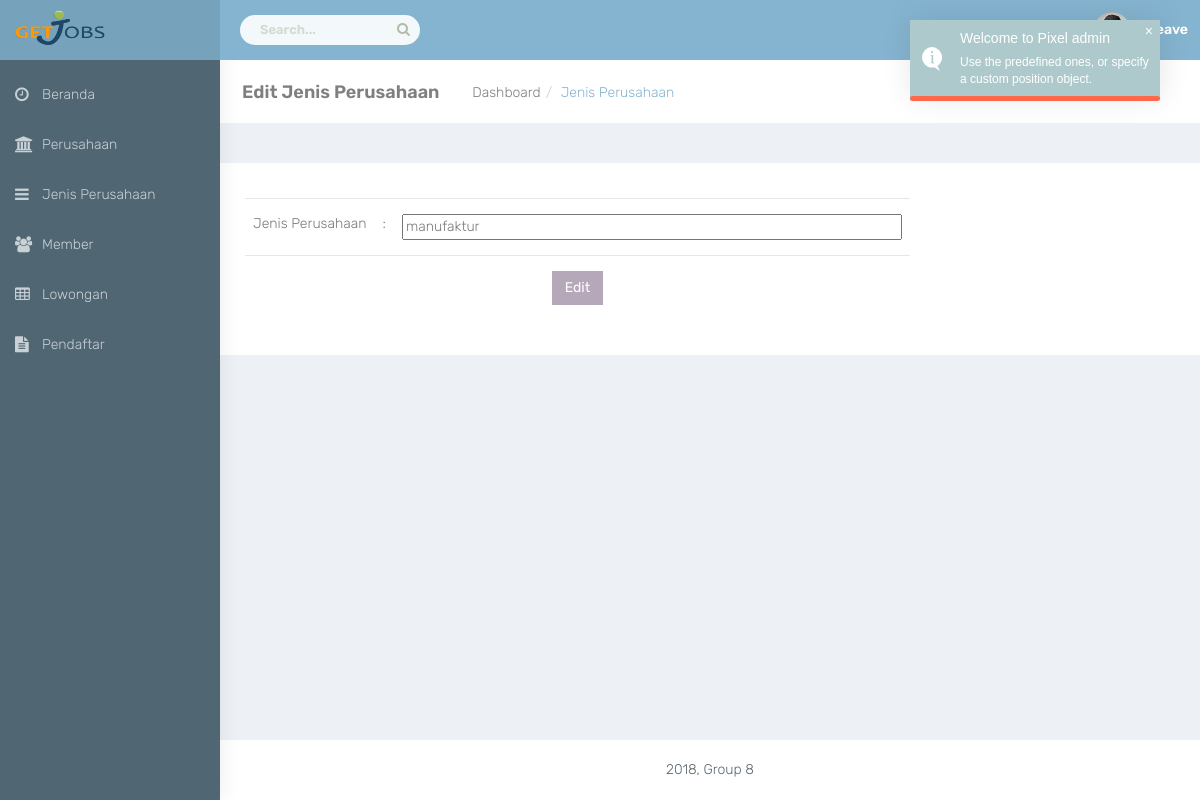
The page /index.php/admin/update_jenis_perusahaan/1 on the database as committed earlier.
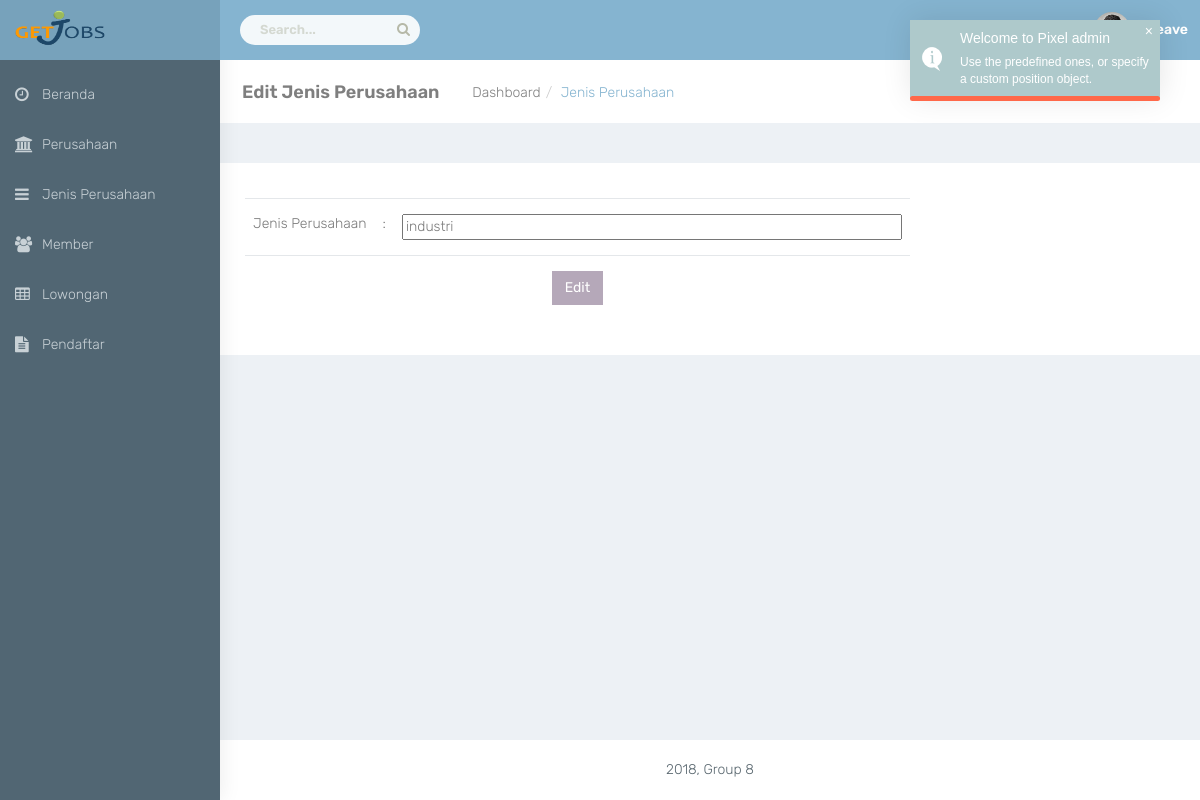
The same page on the database as committed later.
### tables this page shows
CREATE TABLE `jenis_perusahaan` (
  `id_jenis_perusahaan` int(11) NOT NULL,
  `jenis_perusahaan` varchar(25) NOT NULL
);

### application/controllers/Admin.php (called while the page is built, shortened)
<?php
class Admin extends CI_Controller {
	public function __construct()
	{
		$this->load->model('dataAdmin');
	}
	public function update_jenis_perusahaan($id) {
		$data['detail'] = $this->dataAdmin->get_single_jenis($id);
		$this->form_validation->set_rules('nama','jenis perusahaan', 'required|alpha|is_unique[jenis_perusahaan.jenis_perusahaan]',
			array(
				'required' 	=> 'kolom %s tidak boleh kosong!!!!!!!',
				'alpha' 	=> 'kolom %s hanya boleh diisi huruf',
				'is_unique'		=> 'isi dari kolom %s sudah ada'
			));
		if($this->form_validation->run()==False){
			$this->load->view('admin/update_jenis', $data);
		} else {
			if ($this->input->post('update')) {
				$this->dataAdmin->update_jenis($id);
				redirect('admin/jenis_perusahaan');
			}
			$this->load->view('admin/update_jenis', $data);
		}
	}
}

### index.php (called while the page is built, shortened)
<?php
require_once BASEPATH.'core/CodeIgniter.php';

### application/models/DataAdmin.php (called while the page is built, shortened)
<?php
class DataAdmin extends CI_Model {
	public function get_single_jenis($id)
	{
		$query = $this->db->query('select * from jenis_perusahaan where id_jenis_perusahaan='.$id);
		return $query->result();
	}
}

### application/views/admin/update_jenis.php (the view, shortened to what this page needs)
<div id="page-wrapper">
	<div class="container-fluid">
		<div class="row bg-title">
            <div class="col-lg-3 col-md-4 col-sm-4 col-xs-12">
                <h4 class="page-title">Edit Jenis Perusahaan</h4> </div>
                <ol class="breadcrumb">
                    <li><a href="#">Dashboard</a></li>
                    <li class="active">Jenis Perusahaan</li>
                </ol>
            </div>
        </div>
		<div class="row">
	        <div class="col-sm-12">
	            <div class="white-box">
	                <div class="table-responsive">
	                	<?php foreach ($detail as $key): ?>
	                   <?php echo form_open('admin/update_jenis_perusahaan/'.$key->id_jenis_perusahaan, array('enctype'=>'multipart/form-data')); ?>
						<table class="table table-responsive">
							<tr>
								<td>Jenis Perusahaan</td>
								<td>:</td>
								<td><input type="text" name="nama" value="<?php echo $key->jenis_perusahaan; ?>" style="width: 500px;"></td>
							</tr>
							<tr class="text-center">
								<td colspan="3"><input type="submit" name="update" value="Edit" class="btn btn-primary"></td>
							</tr>
						</table>
						<?php endforeach ?>
	                </div>
	            </div>
	        </div>
	    </div>
	</div>
</div>

Rows that differ between the two databases and show on the page:
changed jenis_perusahaan: nama "manufaktur" → "industri"
